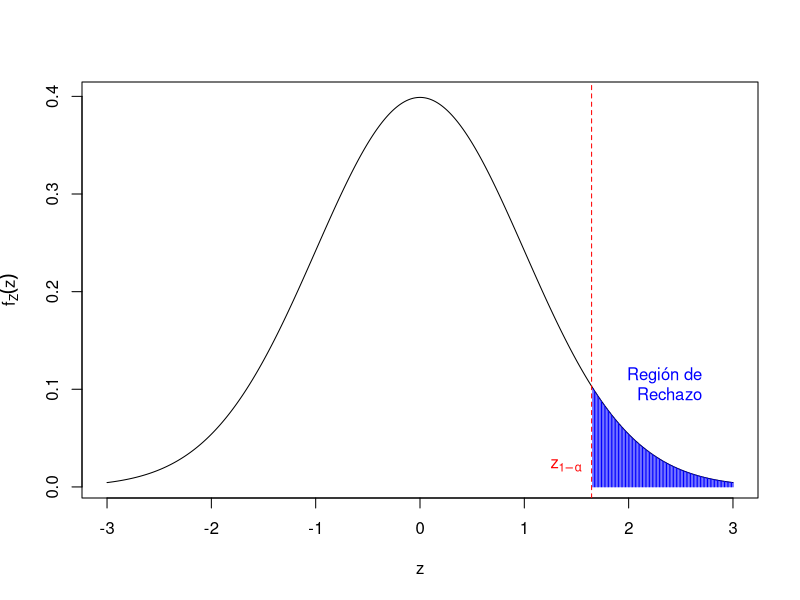
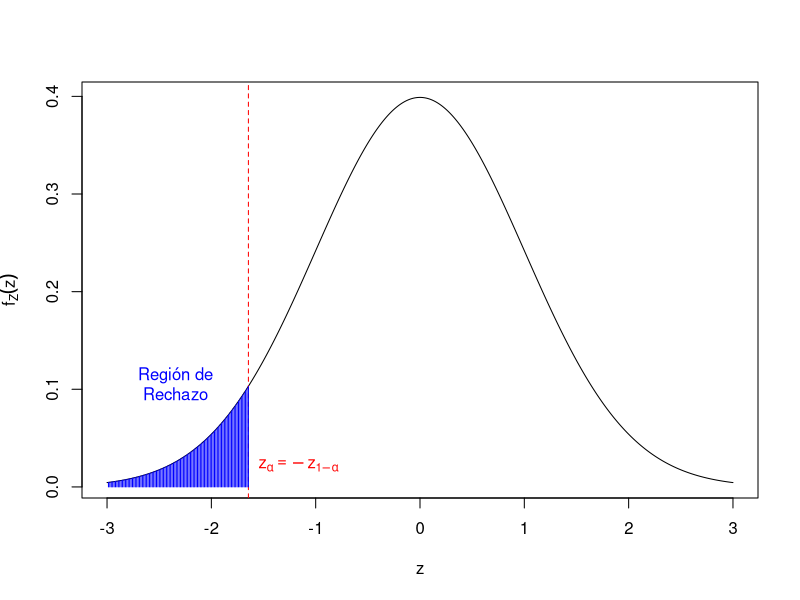
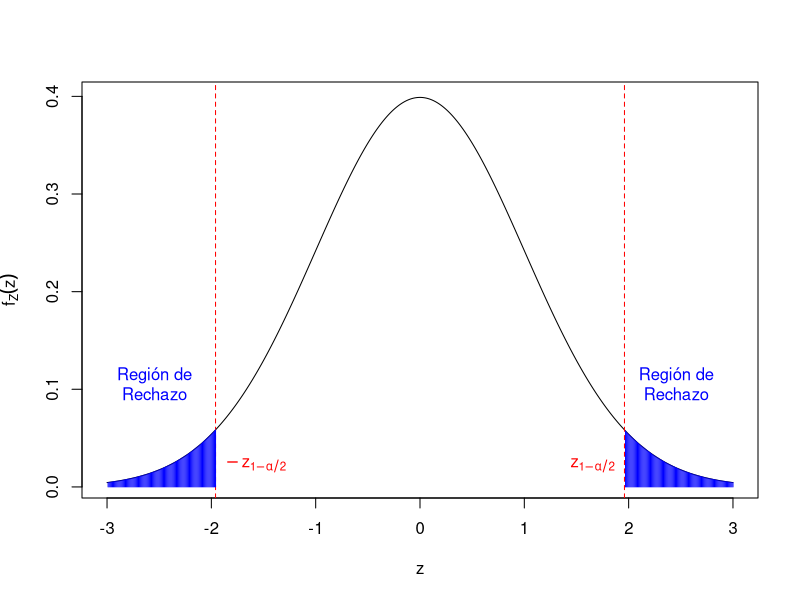
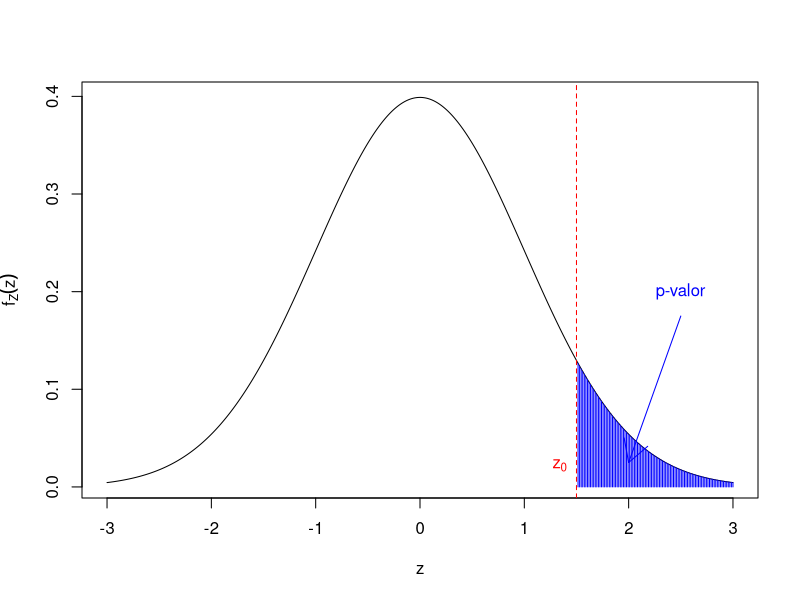
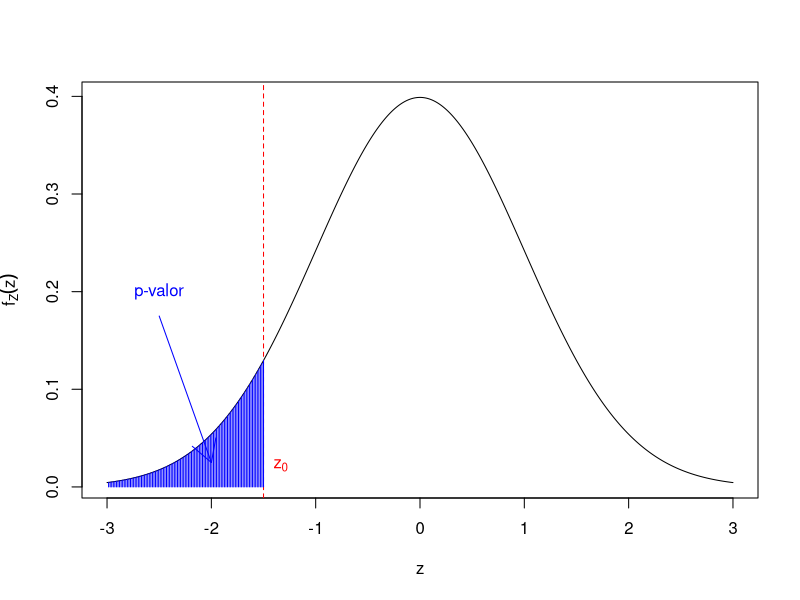
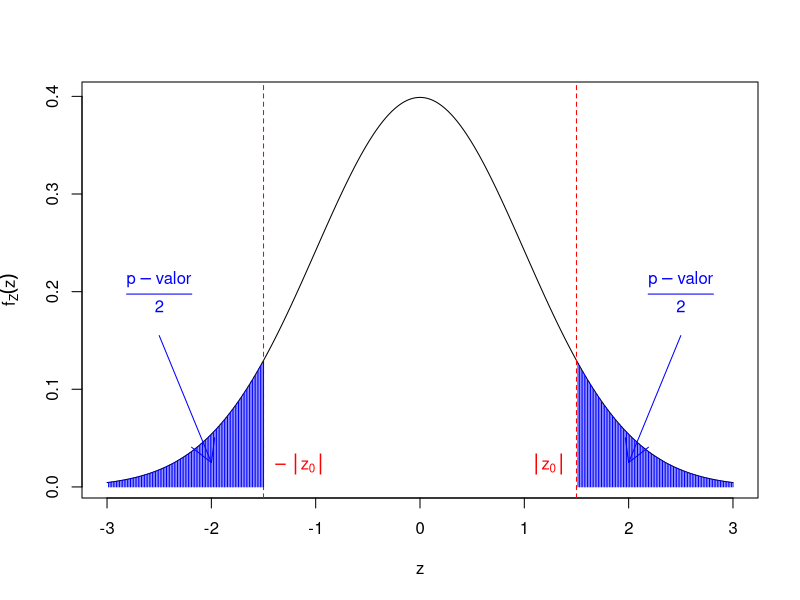
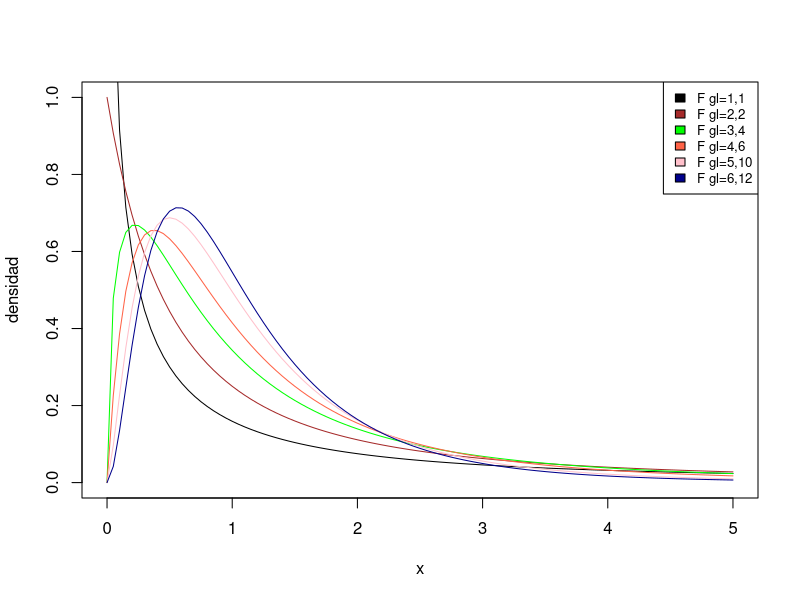

Write R code to recreate these figures, in order.
## ---- chunk 1
knitr::opts_chunk$set(echo = TRUE)
## ---- chunk 2
x=seq(from=-3,to=3,by=0.01)
plot(x,dnorm(x),type="l",xlab="z",ylab=expression(f[Z](z)))
alpha=0.05
abline(v=qnorm(1-alpha),lty=2,col="red")
text(qnorm(1-alpha),0.02,expression(z[1-alpha]),pos=2, col="red")
text(2.8,0.1,"Región de\n Rechazo",pos=2, col = "blue")

nc=100
for (i in 1:nc){
  y=qnorm(1-alpha)+(3-qnorm(1-alpha))*i/nc
  lines(c(y,y),c(0,dnorm(y)),col="blue")
}
## ---- chunk 3
x=seq(from=-3,to=3,by=0.01)
plot(x,dnorm(x),type="l",xlab="z",ylab=expression(f[Z](z)))
alpha=0.05
abline(v=-qnorm(1-alpha),lty=2,col="red")
text(-qnorm(1-alpha),0.02,expression(z[alpha]==-z[1-alpha]),pos=4, col="red")
text(-2.8,0.1,"Región de\n Rechazo",col="blue",pos=4)

nc=100
for (i in 1:nc){
  y=-3+(3-qnorm(1-alpha))*i/nc
  lines(c(y,y),c(0,dnorm(y)),col="blue")
}
## ---- chunk 4
x=seq(from=-3,to=3,by=0.01)
plot(x,dnorm(x),type="l",xlab="z",ylab=expression(f[Z](z)))
alpha=0.05
abline(v=qnorm(1-alpha/2),lty=2,col="red")
abline(v=-qnorm(1-alpha/2),lty=2,col="red")
text(qnorm(1-alpha/2),0.02,expression(z[1-alpha/2]),pos=2, col="red")
text(-qnorm(1-alpha/2),0.02,expression(-z[1-alpha/2]),pos=4, col="red")
text(-3,0.1,"Región de\n Rechazo",col="blue",pos=4)
text(2,0.1,"Región de\n Rechazo",col="blue",pos=4)

nc=100
for (i in 1:nc){
  y=qnorm(1-alpha/2)+(3-qnorm(1-alpha/2))*i/nc
  lines(c(y,y),c(0,dnorm(y)),col="blue")
  y2=-3+(3-qnorm(1-alpha/2))*i/nc
  lines(c(y2,y2),c(0,dnorm(y2)),col="blue")
  }
## ---- chunk 5
x=seq(from=-3,to=3,by=0.01)
plot(x,dnorm(x),type="l",xlab="z",ylab=expression(f[Z](z)))
alpha=0.05
z0=1.5
abline(v=z0,lty=2,col="red")
text(z0,0.02,expression(z[0]),pos=2, col="red")
nc=100
for (i in 1:nc){
  y=z0+(3-z0)*i/nc
  lines(c(y,y),c(0,dnorm(y)),col="blue")
}
text(2.5,0.2,"p-valor", col="blue")
arrows(2.5,0.175,2,0.025,col="blue")
## ---- chunk 6
x=seq(from=-3,to=3,by=0.01)
plot(x,dnorm(x),type="l",xlab="z",ylab=expression(f[Z](z)))
alpha=0.05
z0=-1.5
abline(v=z0,lty=2,col="red")
text(z0,0.02,expression(z[0]),pos=4,col="red")
nc=100
for (i in 1:nc){
  y=-3+(3+z0)*i/nc
  lines(c(y,y),c(0,dnorm(y)),col="blue")
}
text(-2.5,0.2,"p-valor", col="blue")
arrows(-2.5,0.175,-2,0.025,col="blue")
## ---- chunk 7
x=seq(from=-3,to=3,by=0.01)
plot(x,dnorm(x),type="l",xlab="z",ylab=expression(f[Z](z)))
alpha=0.05
z0=1.5
abline(v=z0,lty=2,col="red")
abline(v=-z0,lty=2,col="red")
text(z0,0.02,expression(group("|",z[0],"|")),pos=2,  col="red")
text(-z0,0.02,expression(-group("|",z[0],"|")),pos=4,  col="red")

nc=100
for (i in 1:nc){
  y=z0+(3-z0)*i/nc
  lines(c(y,y),c(0,dnorm(y)),col="blue")
  y2=-3+(3-z0)*i/nc
  lines(c(y2,y2),c(0,dnorm(y2)),col="blue")
}
text(2.5,0.2,expression(frac(p-valor,2)),  col="blue")
arrows(2.5,0.155,2,0.025,col="blue")
text(-2.5,0.2,expression(frac(p-valor,2)),  col="blue")
arrows(-2.5,0.155,-2,0.025,col="blue")
## ---- chunk 8
colesterol=c(203,229,215,220,223,233,208,228,209)
media.muestral = mean(colesterol)
desv.típica.muestral = sd(colesterol)
(estadístico.contraste = (media.muestral-220)/
    (desv.típica.muestral/sqrt(length(colesterol))))
## ---- chunk 9
(p=round(2*pt(abs(estadístico.contraste),lower.tail=FALSE,df=8),4))
## ---- chunk 10
t.test(colesterol,mu=220,alternative="two.sided",conf.level=0.95)	
## ---- chunk 11
set.seed(230)
flores.elegidas=sample(1:150,40,replace=TRUE)
## ---- chunk 12
(long.sépalo.muestra=iris[flores.elegidas,]$Sepal.Length)
## ---- chunk 13
t.test(long.sépalo.muestra,mu=5.7,alternative = "greater")
## ---- chunk 14
t.test(long.sépalo.muestra,mu=5.7,alternative = "greater")$conf.int
## ---- chunk 15
binom.test(21,25,p=0.8,alternative="greater",conf.level=0.95)
## ---- chunk 16
library(MASS)
set.seed(1001)
madres.elegidas=sample(1:189,30,replace=TRUE)
muestra.madres.elegidas=birthwt[madres.elegidas,]
## ---- chunk 17
table(muestra.madres.elegidas$smoke)
## ---- chunk 18
número.madres.fumadoras=table(muestra.madres.elegidas$smoke)[2]
binom.test(número.madres.fumadoras,30,p=0.3,alternative="greater")
## ---- chunk 19
binom.test(número.madres.fumadoras,30,p=0.3,alternative="greater")$conf.int
## ---- chunk 20
prop.test(53,100,p=0.7,alternative="less",conf.level=0.95)
## ---- chunk 21
z0=(0.53-0.7)/sqrt(0.7*(1-0.7)/100)
z0^2
## ---- chunk 22
x=c(521,742,593,635,788,717,606,639,666,624)
(chi02= (length(x)-1)*var(x)/6400)
## ---- chunk 23
options("scipen"=100, "digits"=4)
esquerra=(length(x)-1)*var(x)/qchisq(0.975,length(x)-1)
dreta=(length(x)-1)*var(x)/qchisq(0.025,length(x)-1)
## ---- chunk 24
library(TeachingDemos)
sigma.test(x,sigma=80,alternative="two.sided",conf.level=0.95)
## ---- chunk 25
set.seed(2019)
flores.elegidas=sample(1:150,40,replace=TRUE)
muestra.flores.elegidas = iris[flores.elegidas,]
## ---- chunk 26
library(TeachingDemos)
sigma.test(muestra.flores.elegidas$Sepal.Width,sigmasq = 0.2,alternative = "less")
## ---- chunk 27
sigma.test(muestra.flores.elegidas$Sepal.Width,sigmasq = 0.2,
           alternative = "less")$conf.int
## ---- chunk 28
x1=9.789
x2=11.385
sigma1=1
sigma2=2
n1=40
n2=40
## ---- chunk 29
media1=9.789
media2=11.385
s1=1.201
s2=1.579
n1=40
n2=60
## ---- chunk 30
set.seed(45)
flores.elegidas.setosa = sample(1:50,40,replace=TRUE)
flores.elegidas.versicolor = sample(51:100,40,replace=TRUE)
## ---- chunk 31
muestra.setosa = iris[flores.elegidas.setosa,]
muestra.versicolor = iris[flores.elegidas.versicolor,]
## ---- chunk 32
t.test(muestra.setosa$Petal.Length,muestra.versicolor$Petal.Length,
       alternative="two.sided")
## ---- chunk 33
t.test(muestra.setosa$Petal.Length,muestra.versicolor$Petal.Length,
       alternative="two.sided")$conf.int
## ---- chunk 34
t.test(muestra.setosa$Petal.Length,muestra.versicolor$Petal.Length,
       alternative="two.sided",var.equal = TRUE)
## ---- chunk 35
phyper(23,58,3,24)
## ---- chunk 36
madres.raza.blanca = rownames(birthwt[birthwt$race==1,])
madres.raza.negra = rownames(birthwt[birthwt$race==2,])
## ---- chunk 37
set.seed(2000)
madres.elegidas.blanca=sample(madres.raza.blanca,50,replace=TRUE)
madres.elegidas.negra = sample(madres.raza.negra,50, replace=TRUE)
muestra.madres.raza.blanca = birthwt[madres.elegidas.blanca,]
muestra.madres.raza.negra = birthwt[madres.elegidas.negra,]
## ---- chunk 38
muestra.madres = rbind(muestra.madres.raza.blanca,muestra.madres.raza.negra)
## ---- chunk 39
(matriz.fisher=table(muestra.madres$smoke,muestra.madres$race))
## ---- chunk 40
(matriz.fisher = rbind(matriz.fisher[2,],matriz.fisher[1,]))
## ---- chunk 41
fisher.test(matriz.fisher)
## ---- chunk 42
n1=100
n2=50
x1=20
x2=12
p1=x1/n1
p2=x2/n2
## ---- chunk 43
table(muestra.madres.raza.blanca$smoke)
table(muestra.madres.raza.negra$smoke)
## ---- chunk 44
n.blanca = table(muestra.madres.raza.blanca$smoke)[2] # número de madres fumadoras 
# de raza blanca
n.negra = table(muestra.madres.raza.negra$smoke)[2] # número de madres fumadoras 
# de raza negra
## ---- chunk 45
prop.test(c(n.blanca,n.negra),c(50,50))
## ---- chunk 46
prop.test(c(n.blanca,n.negra),c(50,50))$conf.int
## ---- chunk 47
x1=20
x2=25
n1=50
n2=100
p1=x1/n1
p2=x2/n2
Delta=0.05
## ---- chunk 48
curve(df(x, df1=1, df2=1), xlim = c(0, 5), ylim = c(0, 1),
      col = "black", ylab = "densidad", xlab = "x")
legend("topright",  legend = c("F gl=1,1", "F gl=2,2",
                              "F gl=3,4", "F gl=4,6",
                              "F gl=5,10", "F gl=6,12"),
       fill = c("black", "brown", "green", "tomato", 
                "pink", "darkblue"),cex = 0.8)
curve(df(x, df1 = 2, df2=2), col = "brown", add = TRUE)
curve(df(x, df1 = 3, df2=4), col = "green", add = TRUE)
curve(df(x, df1 = 4, df2=6), col = "tomato", add = TRUE)
curve(df(x, df1 = 5, df2=10), col = "pink", add = TRUE)
curve(df(x, df1 = 6, df2=12), col = "darkblue", add = TRUE)
## ---- chunk 49
s1=1.201
s2=1.579
n1=40
n2=40
f0=s1^2/s2^2
## ---- chunk 50
n1=25
n2=36
x1=869.8
x2=665
s1=106.7
s2=133.7
f0=s1^2/s2^2
## ---- chunk 51
var.test(muestra.setosa$Petal.Length,muestra.versicolor$Petal.Length)
## ---- chunk 52
var.test(muestra.setosa$Petal.Length,muestra.versicolor$Petal.Length)$conf.int
## ---- chunk 53
fligner.test(list(muestra.setosa$Petal.Length,muestra.versicolor$Petal.Length))
## ---- chunk 54
diferencias = c( 1.2, 5.2, 3.1, 4.3, -9.9, -0.7, 5.0, -1.8, 1.0, -4.1)
## ---- chunk 55
set.seed(100)
flores.elegidas.virginica=sample(101:150,40,replace=TRUE)
## ---- chunk 56
muestra.virginica = iris[flores.elegidas.virginica,]
## ---- chunk 57
t.test(muestra.virginica$Sepal.Length,muestra.virginica$Petal.Length,
       paired=TRUE,alternative="greater")
## ---- chunk 58
t.test(muestra.virginica$Sepal.Length,muestra.virginica$Petal.Length,
       paired=TRUE,alternative="greater")$conf.int
## ---- chunk 59
a=300
b=62
c=38
d=600
n=a+b+c+d
## ---- chunk 60
set.seed(333)
madres.elegidas.prop.empar = sample(1:189,30,replace=TRUE)
muestra.madres.prop.empar = birthwt[madres.elegidas.prop.empar,]
## ---- chunk 61
(matriz.prop.empar = table(muestra.madres.prop.empar$smoke,muestra.madres.prop.empar$ht))
## ---- chunk 62
matriz.prop.empar = rbind(matriz.prop.empar[2,],matriz.prop.empar[1,])
matriz.prop.empar = cbind(matriz.prop.empar[,2],matriz.prop.empar[,1])
## ---- chunk 63
matriz.prop.empar
## ---- chunk 64
mcnemar.test(matriz.prop.empar)
## ---- chunk 65
matriz.prop.empar
## ---- chunk 66
(n=matriz.prop.empar[1,2]+matriz.prop.empar[2,1])
## ---- chunk 67
(éxitos=matriz.prop.empar[2,1])
## ---- chunk 68
binom.test(éxitos,n,p=0.5)
